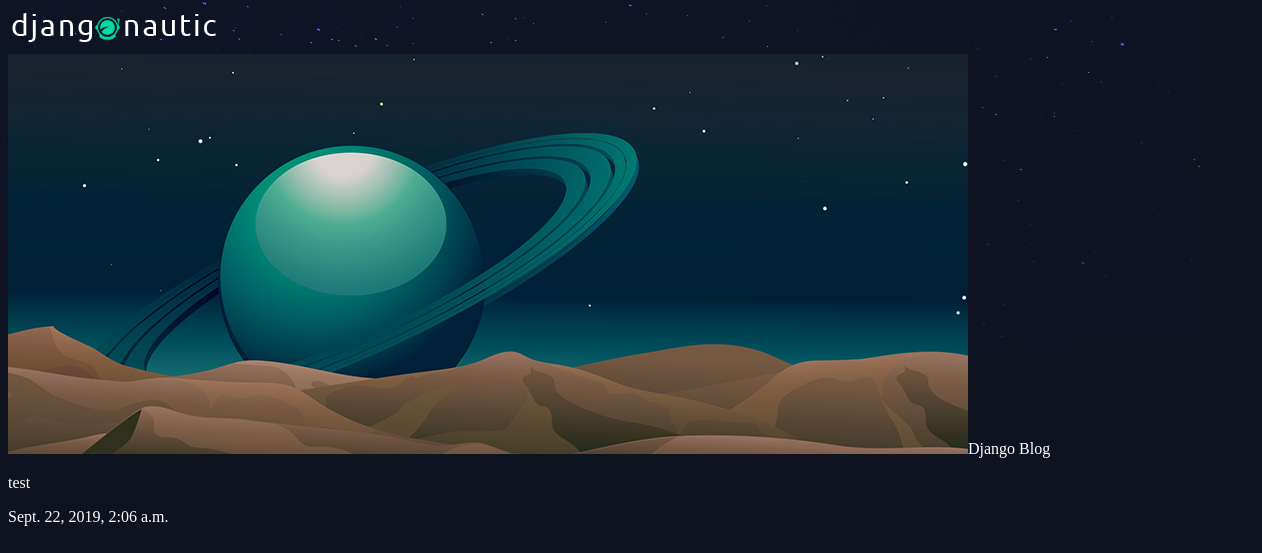
Page /articles/django_blog/ on the earlier database version.
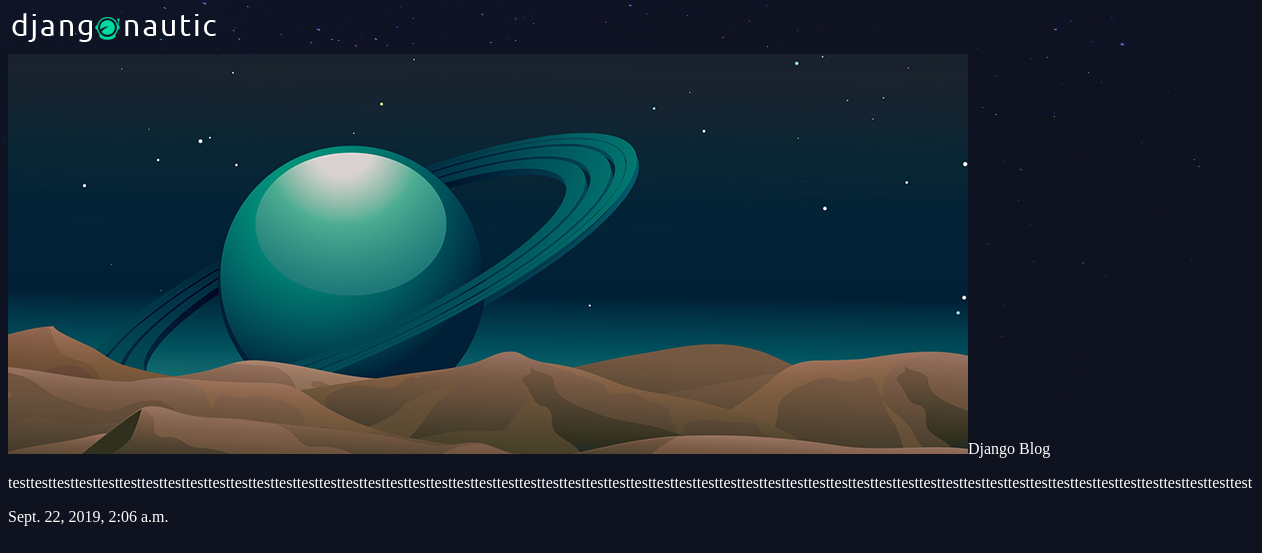
Same page on the later database version.
### articles/models.py (models this page shows, shortened)
class Article(models.Model):
  title = models.CharField(max_length = 100)
  slug = models.SlugField()
  body = models.TextField()
  date = models.DateTimeField(auto_now_add=True)
  thumb = models.ImageField(default='default.png', blank=True)

### articles/views.py (the view)
# urls.py: path('<slug:slug>/', views.article_detail, name = 'detail'),
def article_detail(request, slug):
  article = Article.objects.get(slug = slug)
  return render(request, 'articles/article_detail.html', {'article': article})

### articles/templates/articles/article_detail.html
{% extends 'base_layout.html' %}
{% block content %}
<div class="article-detail">
  <div class='article'>
    <img src="{{ article.thumb.url}}"
    <h2>{{ article.title}}</h2>
    <p>{{ article.body }}</p>
    <p>{{ article.date }}</p>
  </div>
</div>
{% endblock %}

Differences in the rows shown:
changed Article "Django Blog": body "test" → "testtesttesttesttesttesttesttesttesttesttesttesttesttesttesttesttesttesttesttesttesttesttesttesttesttesttesttesttesttesttesttesttesttesttesttesttesttesttesttesttesttesttesttesttesttesttesttesttesttesttesttesttesttesttesttest"
